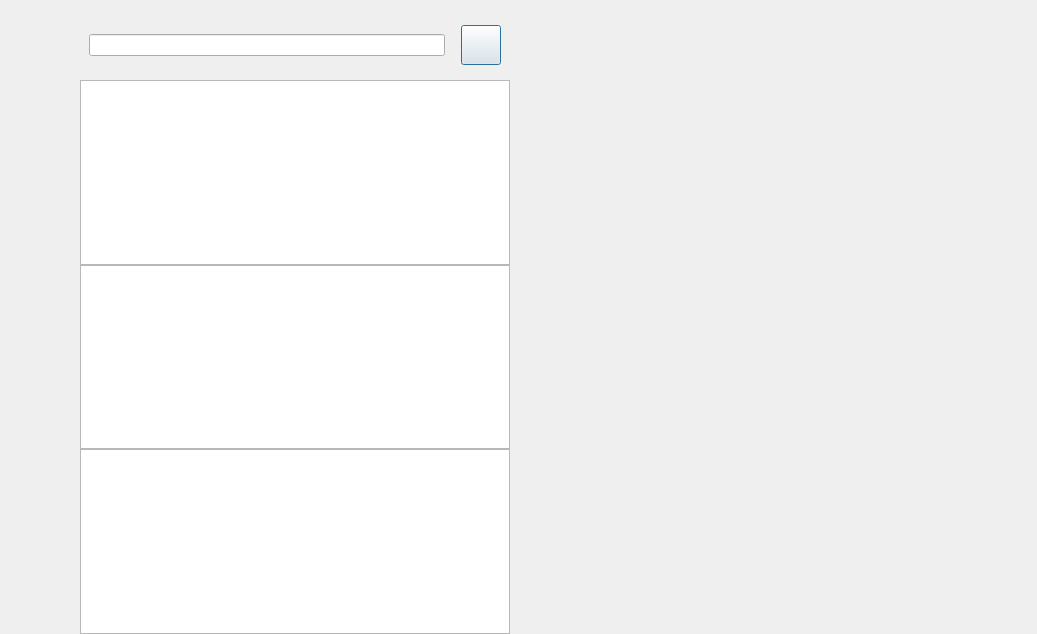
<?xml version="1.0" encoding="UTF-8"?>
<ui version="4.0">
 <class>ChatDialog</class>
 <widget class="QDialog" name="ChatDialog">
  <property name="geometry">
   <rect>
    <x>0</x>
    <y>0</y>
    <width>1037</width>
    <height>634</height>
   </rect>
  </property>
  <property name="windowTitle">
   <string>Dialog</string>
  </property>
  <layout class="QHBoxLayout" name="horizontalLayout">
   <property name="spacing">
    <number>0</number>
   </property>
   <property name="leftMargin">
    <number>0</number>
   </property>
   <property name="topMargin">
    <number>0</number>
   </property>
   <property name="rightMargin">
    <number>0</number>
   </property>
   <property name="bottomMargin">
    <number>0</number>
   </property>
   <item>
    <widget class="QWidget" name="side_bar" native="true">
     <property name="sizePolicy">
      <sizepolicy hsizetype="Fixed" vsizetype="Expanding">
       <horstretch>0</horstretch>
       <verstretch>0</verstretch>
      </sizepolicy>
     </property>
     <property name="minimumSize">
      <size>
       <width>80</width>
       <height>0</height>
      </size>
     </property>
     <property name="maximumSize">
      <size>
       <width>80</width>
       <height>16777215</height>
      </size>
     </property>
     <layout class="QVBoxLayout" name="verticalLayout">
      <property name="leftMargin">
       <number>10</number>
      </property>
      <property name="topMargin">
       <number>50</number>
      </property>
      <property name="rightMargin">
       <number>0</number>
      </property>
      <property name="bottomMargin">
       <number>0</number>
      </property>
      <item>
       <widget class="QLabel" name="side_head_lb">
        <property name="minimumSize">
         <size>
          <width>60</width>
          <height>60</height>
         </size>
        </property>
        <property name="maximumSize">
         <size>
          <width>60</width>
          <height>60</height>
         </size>
        </property>
        <property name="text">
         <string/>
        </property>
       </widget>
      </item>
      <item>
       <widget class="QWidget" name="widget" native="true">
        <property name="layoutDirection">
         <enum>Qt::LeftToRight</enum>
        </property>
        <layout class="QVBoxLayout" name="verticalLayout_3">
         <property name="spacing">
          <number>40</number>
         </property>
         <property name="leftMargin">
          <number>10</number>
         </property>
         <property name="topMargin">
          <number>30</number>
         </property>
         <property name="rightMargin">
          <number>0</number>
         </property>
         <property name="bottomMargin">
          <number>0</number>
         </property>
         <item>
          <widget class="StateWidget" name="side_chat_lb" native="true">
           <property name="minimumSize">
            <size>
             <width>40</width>
             <height>40</height>
            </size>
           </property>
           <property name="maximumSize">
            <size>
             <width>40</width>
             <height>40</height>
            </size>
           </property>
          </widget>
         </item>
         <item>
          <widget class="StateWidget" name="side_contact_lb" native="true">
           <property name="minimumSize">
            <size>
             <width>40</width>
             <height>40</height>
            </size>
           </property>
           <property name="maximumSize">
            <size>
             <width>40</width>
             <height>40</height>
            </size>
           </property>
          </widget>
         </item>
        </layout>
       </widget>
      </item>
      <item>
       <spacer name="verticalSpacer">
        <property name="orientation">
         <enum>Qt::Vertical</enum>
        </property>
        <property name="sizeHint" stdset="0">
         <size>
          <width>20</width>
          <height>40</height>
         </size>
        </property>
       </spacer>
      </item>
     </layout>
    </widget>
   </item>
   <item>
    <widget class="QWidget" name="chat_user_wid" native="true">
     <property name="maximumSize">
      <size>
       <width>430</width>
       <height>16777215</height>
      </size>
     </property>
     <layout class="QVBoxLayout" name="verticalLayout_2">
      <property name="spacing">
       <number>0</number>
      </property>
      <property name="leftMargin">
       <number>0</number>
      </property>
      <property name="topMargin">
       <number>0</number>
      </property>
      <property name="rightMargin">
       <number>0</number>
      </property>
      <property name="bottomMargin">
       <number>0</number>
      </property>
      <item>
       <widget class="QWidget" name="search_wid" native="true">
        <property name="minimumSize">
         <size>
          <width>0</width>
          <height>80</height>
         </size>
        </property>
        <property name="maximumSize">
         <size>
          <width>16777215</width>
          <height>80</height>
         </size>
        </property>
        <layout class="QHBoxLayout" name="horizontalLayout_2">
         <property name="topMargin">
          <number>20</number>
         </property>
         <item>
          <widget class="CustomizeEdit" name="search_edit"/>
         </item>
         <item>
          <spacer name="horizontalSpacer">
           <property name="orientation">
            <enum>Qt::Horizontal</enum>
           </property>
           <property name="sizeType">
            <enum>QSizePolicy::Fixed</enum>
           </property>
           <property name="sizeHint" stdset="0">
            <size>
             <width>10</width>
             <height>20</height>
            </size>
           </property>
          </spacer>
         </item>
         <item>
          <widget class="ClickedBtn" name="add_btn">
           <property name="minimumSize">
            <size>
             <width>40</width>
             <height>40</height>
            </size>
           </property>
           <property name="maximumSize">
            <size>
             <width>40</width>
             <height>40</height>
            </size>
           </property>
           <property name="text">
            <string/>
           </property>
          </widget>
         </item>
        </layout>
       </widget>
      </item>
      <item>
       <widget class="ChatUserList" name="chat_user_list"/>
      </item>
      <item>
       <widget class="SearchList" name="search_list"/>
      </item>
      <item>
       <widget class="ContactUserList" name="con_user_list"/>
      </item>
     </layout>
    </widget>
   </item>
   <item>
    <widget class="QStackedWidget" name="stackedWidget">
     <property name="currentIndex">
      <number>2</number>
     </property>
     <widget class="FriendInfoPage" name="friend_info_page"/>
     <widget class="ChatPage" name="chat_page"/>
     <widget class="ApplyFriendPage" name="friend_apply_page"/>
    </widget>
   </item>
  </layout>
 </widget>
 <customwidgets>
  <customwidget>
   <class>ClickedBtn</class>
   <extends>QPushButton</extends>
   <header>clickedbtn.h</header>
  </customwidget>
  <customwidget>
   <class>CustomizeEdit</class>
   <extends>QLineEdit</extends>
   <header location="global">customizeedit.h</header>
  </customwidget>
  <customwidget>
   <class>ChatUserList</class>
   <extends>QListWidget</extends>
   <header location="global">chatuserlist.h</header>
  </customwidget>
  <customwidget>
   <class>ChatPage</class>
   <extends>QWidget</extends>
   <header location="global">chatpage.h</header>
   <container>1</container>
  </customwidget>
  <customwidget>
   <class>StateWidget</class>
   <extends>QWidget</extends>
   <header location="global">statewidget.h</header>
   <container>1</container>
  </customwidget>
  <customwidget>
   <class>SearchList</class>
   <extends>QListWidget</extends>
   <header location="global">searchlist.h</header>
  </customwidget>
  <customwidget>
   <class>ContactUserList</class>
   <extends>QListWidget</extends>
   <header location="global">contactuserlist.h</header>
  </customwidget>
  <customwidget>
   <class>ApplyFriendPage</class>
   <extends>QWidget</extends>
   <header location="global">applyfriendpage.h</header>
   <container>1</container>
  </customwidget>
  <customwidget>
   <class>FriendInfoPage</class>
   <extends>QWidget</extends>
   <header location="global">friendinfopage.h</header>
   <container>1</container>
  </customwidget>
 </customwidgets>
 <resources/>
 <connections/>
</ui>
